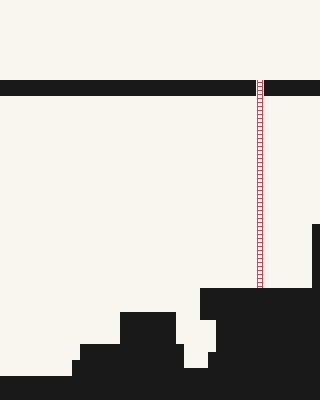

This game map was drawn from its Tiled (.tmx) file and the tilesets committed beside it. A one-line description and the trimmed map source follow:
An orthogonal 40x50 tile map with 8x8 px tiles, 2 tile layers (BACKGROUND, FOREGROUND), 2 tilesets and 14 objects (2x CHANGE_STAGE, LADDER).

<map version="1.0" orientation="orthogonal" renderorder="right-down" width="40" height="50" tilewidth="8" tileheight="8" nextobjectid="28">
 <tileset firstgid="1" name="placeholder" tilewidth="8" tileheight="8">
  <image source="placeholder.png" width="16" height="32" />
 </tileset>
 <tileset firstgid="9" name="SEWER" tilewidth="8" tileheight="8">
  <image source="tiles_sewer.png" width="40" height="48" />
 </tileset>
 <layer name="BACKGROUND" width="40" height="50">
  <data>[2000 cells, 2000 non-empty, 1 distinct tile ids]</data>
 </layer>
 <objectgroup name="SOLID">
  <object id="11" x="0" y="376" width="72" height="24" />
  <object id="13" x="72" y="360" width="16" height="24" />
  <object id="14" x="80" y="344" width="104" height="24" />
  <object id="15" x="120" y="312" width="56" height="32" />
  <object id="16" x="176" y="368" width="40" height="8" />
  <object id="17" x="208" y="352" width="16" height="16" />
  <object id="18" x="216" y="320" width="24" height="32" />
  <object id="19" x="200" y="288" width="120" height="32" />
  <object id="20" x="312" y="224" width="8" height="64" />
  <object id="21" x="0" y="80" width="256" height="16" />
  <object id="22" x="264" y="80" width="56" height="16" />
 </objectgroup>
 <layer name="FOREGROUND" width="40" height="50">
  <data>[2000 cells, 471 non-empty, 2 distinct tile ids]</data>
 </layer>
 <objectgroup name="OBJECTS">
  <object id="26" name="LADDER" x="256" y="80" height="208" />
  <object id="25" name="CHANGE_STAGE" x="-8" y="336" width="8" height="40">
   <properties>
    <property name="CONTINUOUS" value="True" />
    <property name="LINK" value="pier_01.tmx" />
   </properties>
  </object>
  <object id="27" name="CHANGE_STAGE" x="320" y="40" width="8" height="40">
   <properties>
    <property name="CONTINUOUS" value="True" />
    <property name="LINK" value="pier_04.tmx" />
   </properties>
  </object>
 </objectgroup>
</map>
